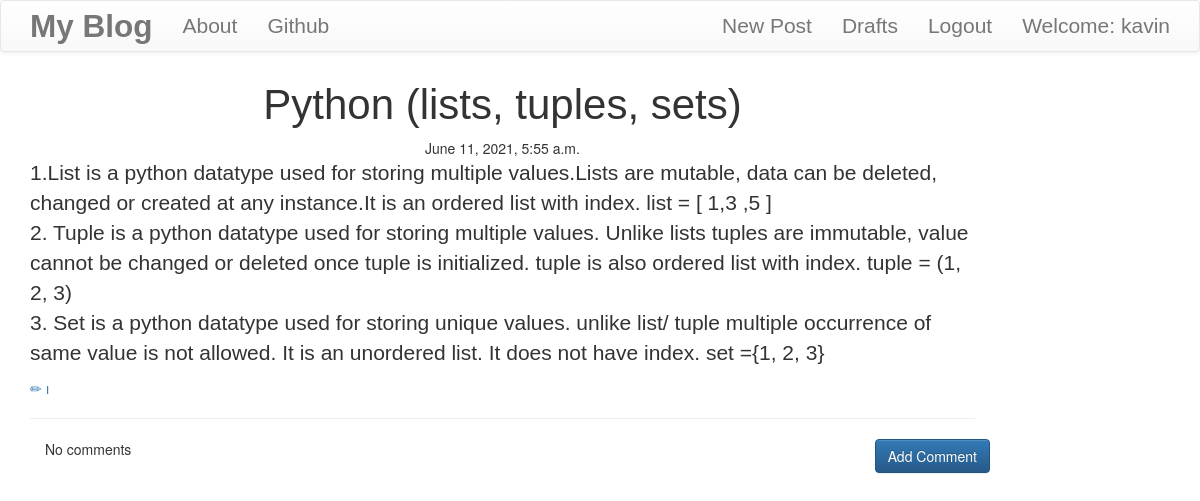
Screenshot of /post/1 (signed in) with the database file from the repository.
### blog/models.py (models this page shows, shortened)
class Post(models.Model):
    author = models.ForeignKey('auth.User', on_delete=models.CASCADE)
    title = models.CharField(max_length=200)
    text = models.TextField()
    created_date = models.DateTimeField(default=timezone.now())
    published_date = models.DateTimeField(blank = True, null = True)

### blog/views.py (the view)
# urls.py: path('post/<int:pk>', views.PostDetailView.as_view(), name= 'post_detail'),
class PostDetailView(DetailView):
    model = Post

### blog/templates/blog/post_detail.html
{% extends "blog/base.html" %}
{% block content %}
<h1 class="posttitle">{{ post.title }}</h1>
{% if post.published_date %}
<div class="date postdate">
  {{ post.published_date }}
</div>
{% else %}
<a class="btn btn-default" href="{% url 'post_publish' pk=post.pk %}">Publish</a>
{% endif %}
<p class="postcontent">{{ post.text|safe|linebreaksbr }}</p>
{% if user.is_authenticated %}
<a href="{% url 'post_update' pk=post.pk %}">
<span class="glyph glyphicon-pencil"></span>
</a>
<a href="{% url 'post_remove' pk=post.pk %}">
<span class="glyph glyphicon-remove"></span>
</a>
{% endif %}
<hr>
<a class="btn btn-primary btn-comment" href="{% url 'add_comment_to_post' pk=post.pk %}">Add Comment</a>
<div class="container">
  {% for comment in post.comments.all %}
  <br>
    {% if user.is_authenticated or comment.approved_comments %}
      {{ comment.created_date }}
        {% if not comment.approved_comments %}
        <a href="{% url 'comment_approve' pk=comment.pk %}">
        <span class="glyph glyphicon-pencil"></span>
        </a>
        <a href="{% url 'comment_remove' pk=comment.pk %}">
        <span class="glyph glyphicon-remove"></span>
        </a>
        {% endif %}
        <p>{{comment.text|safe|linebreaks}}</p>
        <p>Posted By: {{comment.author}}</p>
    {% endif %}
    {% empty %}
    <p>No comments</p>
  {% endfor %}
</div>
{% endblock %}

### blog/templates/blog/base.html (shortened to what this page needs)
<!DOCTYPE html>
{% load static %}
<html lang="en" dir="ltr">
  <head>
    <link rel="stylesheet" href="https://maxcdn.bootstrapcdn.com/bootstrap/3.3.7/css/bootstrap.min.css">
    <link rel="stylesheet" href="https://maxcdn.bootstrapcdn.com/bootstrap/3.3.7/css/bootstrap-theme.min.css">
    <link rel="stylesheet" href="//cdn.jsdelivr.net/medium-editor/latest/css/medium-editor.min.css" type="text/css" media="screen" charset="utf-8">
    <link rel="stylesheet" href="{% static 'css/blog.css' %}">
  </head>
  <body>
    <nav class="navbar navbar-default techfont custom-navbar">
      <div class="container">
        <ul class="nav navbar-nav">
          <li class="nav-item"><a class="navbar-brand bigbrand" href="{% url 'post_list' %}"><b>My Blog</b></a></li>
          <li class="nav-item"><a href="{% url 'about' %}">About</a></li>
          <li class="nav-item"><a href="https://www.github.com">Github</a></li>
        </ul>
        <ul class="nav navbar-nav navbar-right">
          {% if user.is_authenticated %}
          <li class="nav-item"><a href="{% url 'post_new' %}">New Post</a></li>
          <li class="nav-item"><a href="{% url 'post_draft_list' %}">Drafts</a></li>
          <li class="nav-item"><a href="{% url 'logout' %}">Logout</a></li>
          <li><a>Welcome: {{ user.username }}</a></li>
          {% else %}
          <li class="navbar-right"><a href="{% url 'login' %}"><span class="glyphicon glyphicon-user"></span></a></li>
          {% endif  %}
        </ul>
      </div>
    </nav>
    <div class="content container">
      <div class="row">
        <div class="col-md-10">
          <div class="blog_posts">
            {% block content %}
            {% endblock %}
          </div>
        </div>
      </div>
    </div>
  </body>
</html>

### blog/static/css/blog.css (style rules this page uses)
.techfont { font-family: 'Cuprum', sans-serif; font-size: 1.5em; margin-bottom: 10px; }
.bigbrand { font-size: 1.50em; }
.postdate { text-align: center; }
.posttitle { font-family: 'Cuprum', sans-serif; font-size: 3em; text-align: center; }
.postcontent { font-family: 'Cuprum', sans-serif; font-size: 1.5em; }
.btn-comment { position: absolute; right: 0px; }

### rows the page displays
Post: title "Python (lists, tuples, sets)", published_date "June 11, 2021, 5:55 a.m.", text "1.List is a python datatype used for storing multiple values.Lists are mutable, data can be deleted, changed or created at any instance.It is an ordered list with index. list = [ 1,3 ,5 ] 2. Tuple is a python datatype used for storing multiple values. Unlike lists tuples are immutable, value cannot be changed or deleted once tuple is initialized. tuple is also ordered list with index. tuple = (1, 2, 3) 3. Set is a python datatype used for storing unique values. unlike list/ tuple multiple occurrence of same value is not allowed. It is an unordered list. It does not have index. set ={1, 2, 3}"

### other values shown
{{ user.username }} "kavin"
